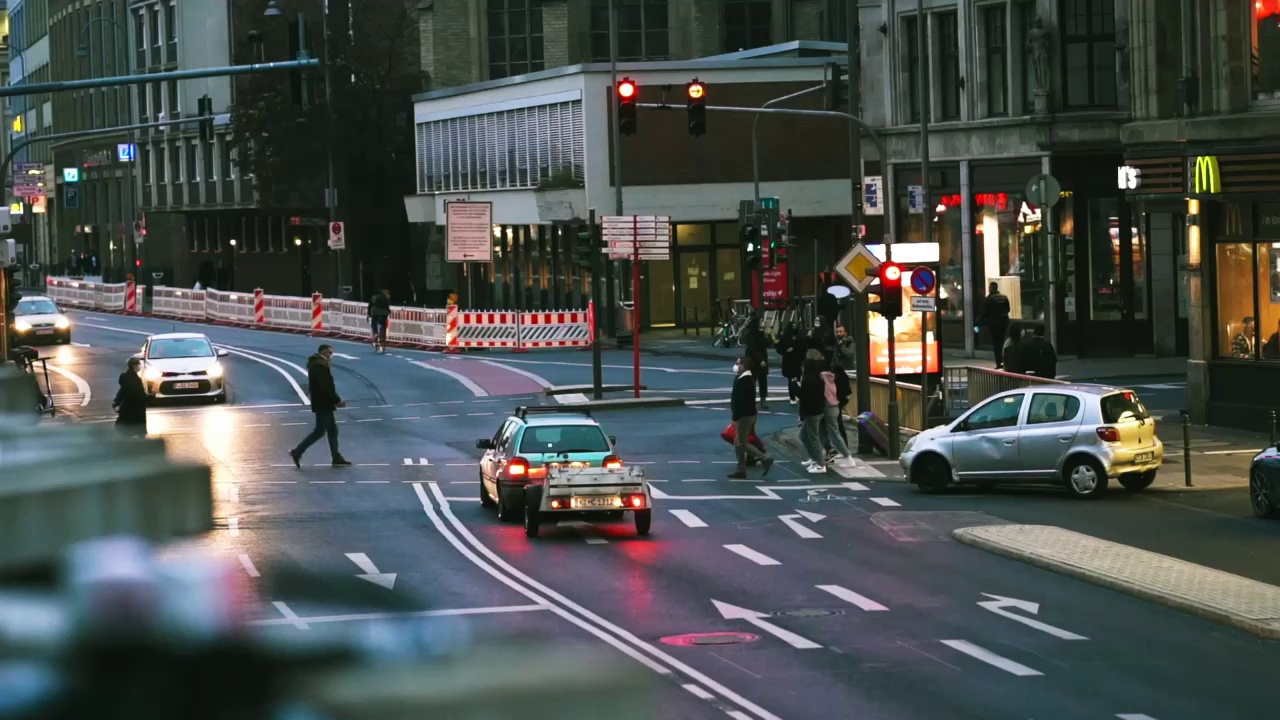
#> input picture assignment4/Object-Detection-using-YOLOv5-and-OpenCV-DNN-in-CPP-and-Python/sample.jpg, 1280 x 720 px, given in place of the camera
$ python assignment2.py
#> lines starting #> are read from the running program, lines starting #| are printed output that depends on the picture; after the words box and inside, x2 and y2 are one past the last pixel; in counts of white or black regions, pixels touching at a corner belong together
# Use OpenCV and Python to construct and demonstrate real-time detection and localization of a prominent line in live video.

import cv2
import numpy as np
import time


cap = cv2.VideoCapture(1)


new_width = 640
new_height = 480

while(True):
    ret, frame = cap.read()
#> frame is the input picture: shape (720, 1280, 3); mean B, G, R 77.7, 79.4, 73.4


    ##Resize Frame
    frame = cv2.resize(frame, (new_width, new_height))
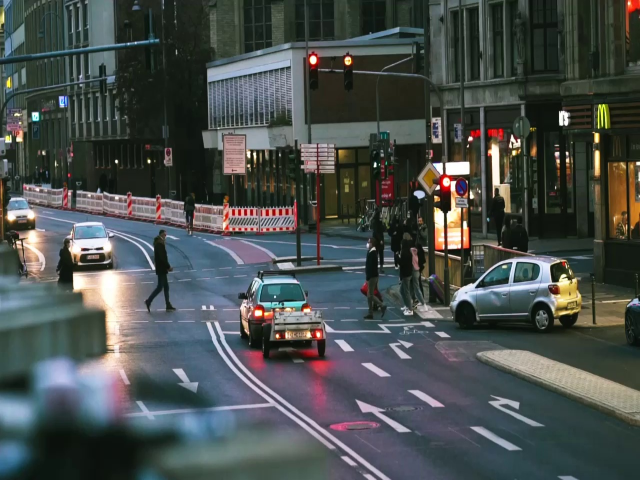
#> frame: shape (480, 640, 3); mean B, G, R 77.7, 79.4, 73.4

    gray = cv2.cvtColor(frame, cv2.COLOR_BGR2GRAY)
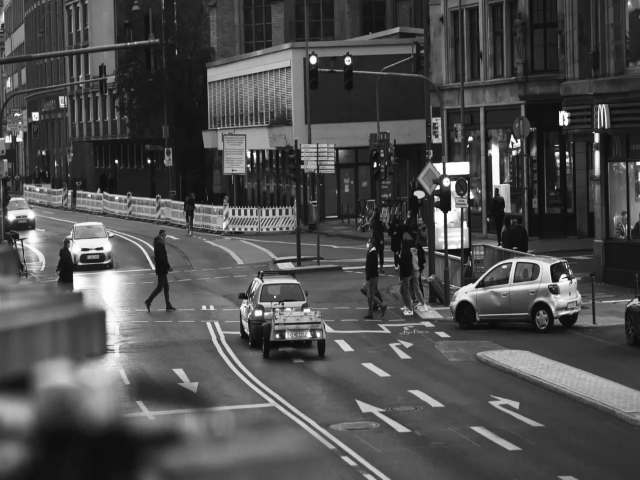
#> gray: shape (480, 640); min 10, max 255, mean 77.4

    start = time.time()

    t_lower = 100
    t_upper = 200

    # edges = cv2.Canny(frame,t_lower,t_upper)
    edges = cv2.Canny(gray,t_lower,t_upper)         #lower and upper threshold
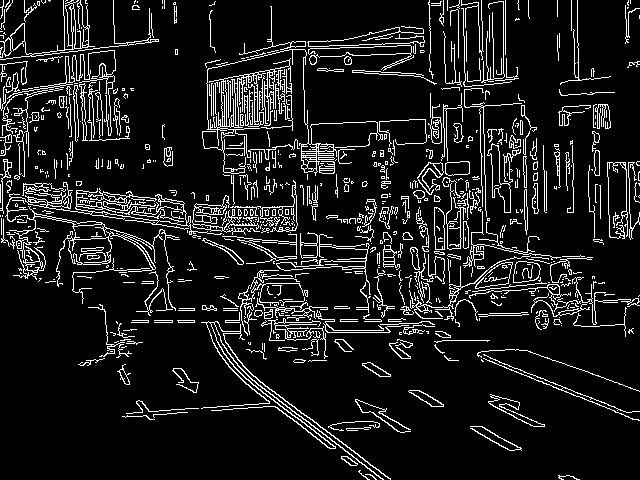
#> edges: shape (480, 640); 10.7% white in thin lines or dots

    edge_points = np.column_stack(np.where(edges > 0))              ## find non zero elements
#> edge_points = 32766 pairs, first value 0 to 479, second value 0 to 639
    frame_edges = frame.copy()

    ##RANSAC
    # required_points = 2
    best_line = None
    max_inliers = 0
    num_iterations = 1000
    threshold = 2.0


    ## Reduced Number of Edge Points
    # k = 2
    # edge_points = edge_points[::k, :]

    for i in range(num_iterations):
        sample = edge_points[np.random.choice(len(edge_points), size=2, replace=False)]
        x1, y1 = sample[0]
        x2, y2 = sample[1]

        if x2 - x1 != 0:
            m = (y2 - y1) / (x2 - x1)
            b = y1 - m * x1


            # Calculate the Euclidean distance from each k-th point to the line
            distances = np.abs((m * edge_points[:, 0] - edge_points[:, 1] + b) / np.sqrt(m**2 + 1))     ##A * x + B * y + C / sqrt (A^2 + B ^2)

            inliers = np.sum(distances < threshold)         ## counts inliers

            if inliers > max_inliers:                       ## best params
                max_inliers = inliers
                best_line = (m, b)
#> this loop made 1000 passes
#> (x1, y1, x2, y2, m, b, inliers, max_inliers) on passes 1, 2, 3, 6, 34: (416, 146, 302, 627, -4.22, 1901.2, 212, 212), (175, 448, 96, 461, -0.165, 476.8, 263, 263), (198, 154, 214, 443, 18.06, -3422.4, 473, 473), (209, 30, 256, 448, 8.89, -1828.8, 477, 477), (268, 424, 186, 42, 4.66, -824.5, 605, 605)
#> (x1, y1, x2, y2, m, b, inliers) on passes 4, 5, 7, 8, 9, 10: (122, 245, 216, 527, 3, -121, 471), (10, 176, 240, 242, 0.287, 173.1, 255), (203, 310, 11, 113, 1.03, 101.7, 325), (357, 401, 242, 29, 3.23, -753.8, 302), (144, 328, 335, 223, -0.55, 407.2, 330), (52, 422, 244, 27, -2.06, 529, 312)
    frame_line = frame.copy()
    if best_line is not None:
        m, b = best_line
        y1 = 0
        x1 = int((y1 - b) / m)
        y2 = frame.shape[0]
        x2 = int((y2 - b) / m)
        cv2.line(frame_line, (y1, x1), (y2, x2), (0, 255, 0), 2)
        cv2.circle(frame_line, (y1, x1), 20, (0, 0, 255), -1)    ## Draw red circles at random edge points
        cv2.circle(frame_line, (y2, x2), 20, (0, 0, 255), -1)    ## Draw red circles at random edge points
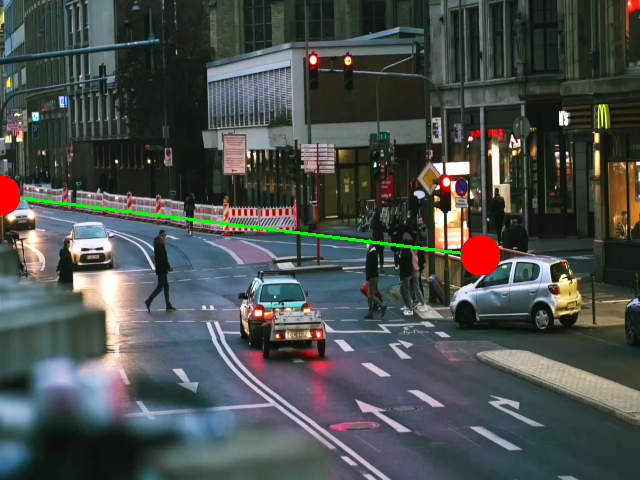
#> frame_line: shape (480, 640, 3); mean B, G, R 76.8, 79.6, 74

    for x, y in edge_points:
        cv2.circle(frame_edges, (y, x), 1, (0, 255, 0), -1)    ## Draw green circles at edge points
#> this loop made 32766 passes
#> (x, y) on passes 1 to 3: (0, 3), (0, 9), (0, 12)
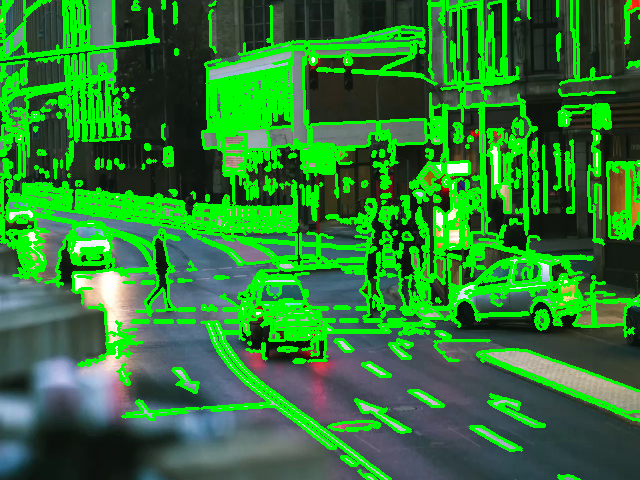
#> frame_edges: shape (480, 640, 3); mean B, G, R 51.4, 123.4, 46.1

    end = time.time()

    fps = 1 / (end - start)
    cv2.putText(frame_edges, "FPS: {:.2f}".format(fps), (10, 30), cv2.FONT_HERSHEY_SIMPLEX, 1, (0, 0, 0), 2)
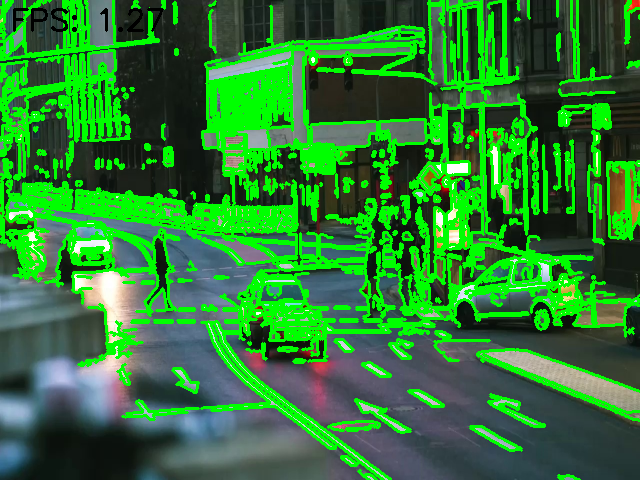
#> frame_edges: shape (480, 640, 3); 0.29% of pixels changed, all inside (x1, y1, x2, y2) = (13, 8, 164, 32)
    cv2.putText(frame_line, "FPS: {:.2f}".format(fps), (10, 30), cv2.FONT_HERSHEY_SIMPLEX, 1, (0, 0, 0), 2)
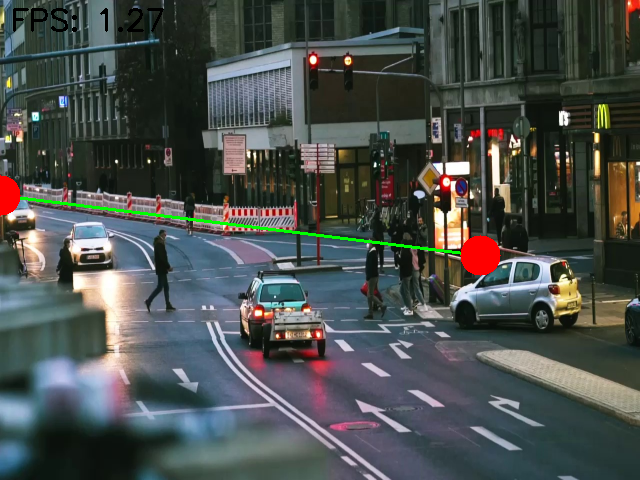
#> frame_line: shape (480, 640, 3); 0.29% of pixels changed, all inside (x1, y1, x2, y2) = (13, 8, 164, 32)

    cv2.imshow('RANSAC', frame_line)
    cv2.imshow('edge', frame_edges)

    if cv2.waitKey(1) & 0xFF == ord('q'):
#> (key q is pressed here)
        break

    # if cv2.waitKey(1) & 0xFF == ord('w'):
    #     out = cv2.imwrite('capture.jpg',frame)
    #     break

cap.release()
cv2.destroyAllWindows()
